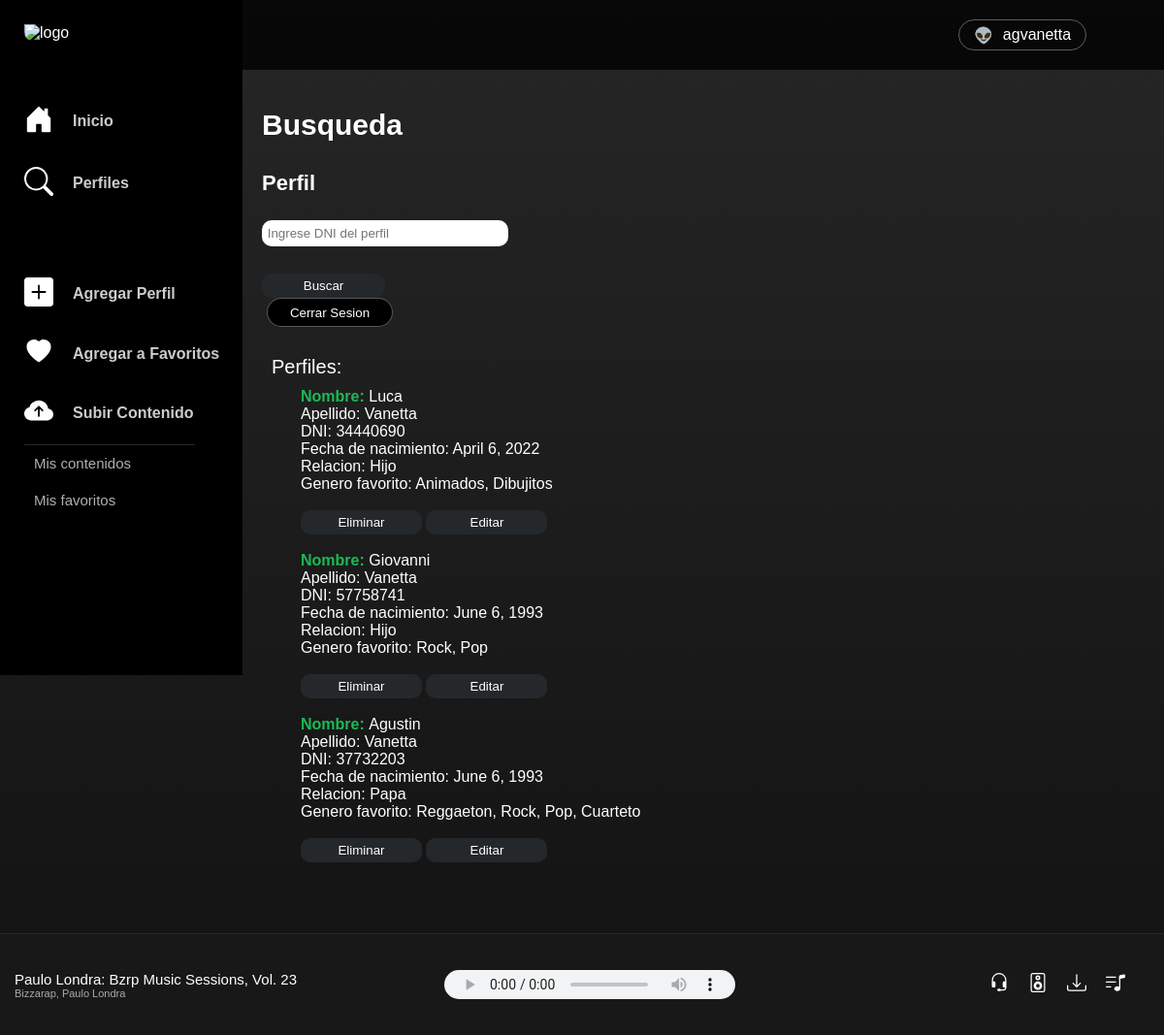
The app's page /AppSpotify/buscarTodos/ (signed in), older data.
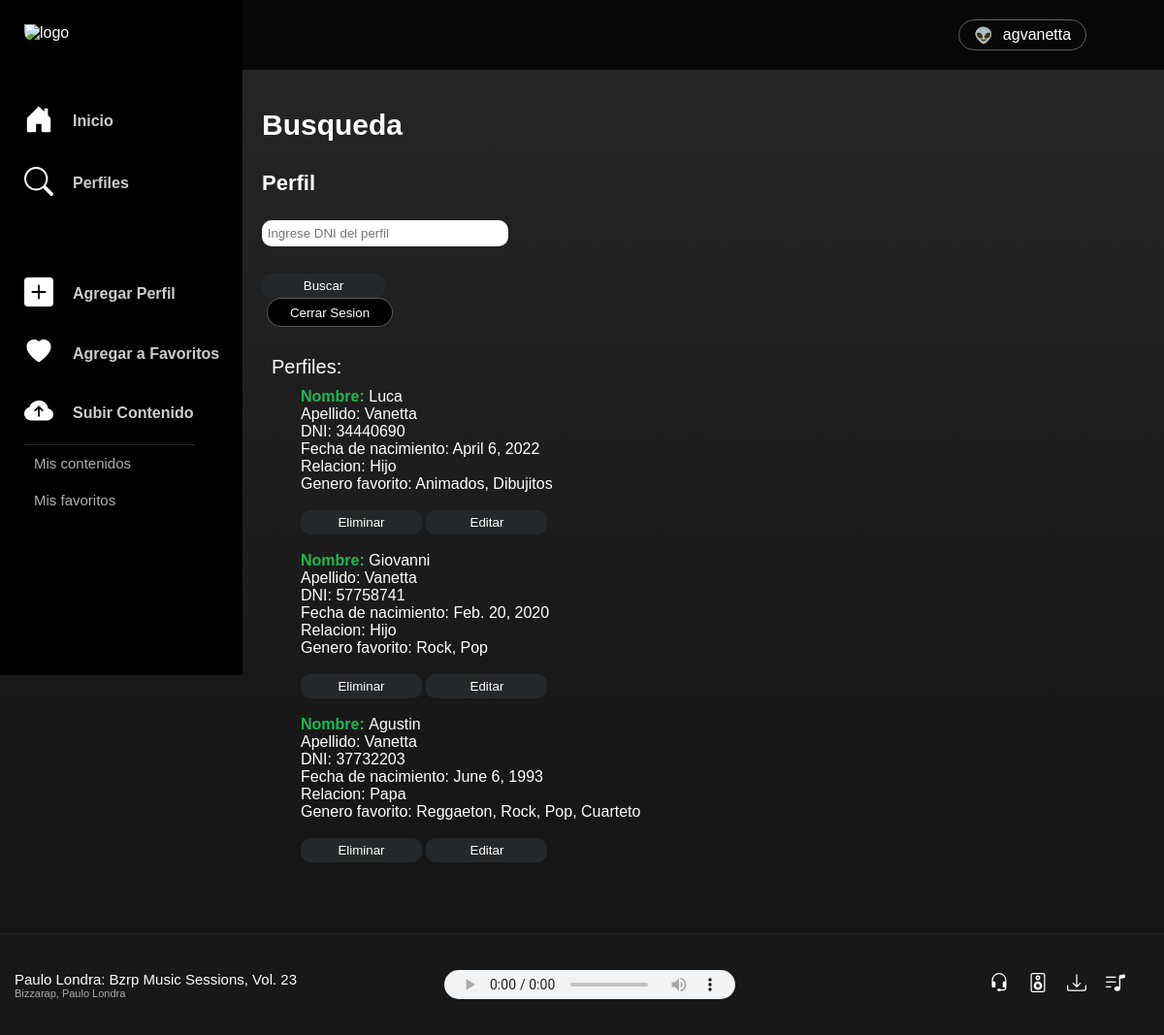
The same page, newer data.
### AppSpotify/models.py (models this page shows, shortened)
class Perfil(models.Model):
    nombre = models.CharField(max_length=40)
    apellido = models.CharField(max_length=40)
    dni= models.IntegerField()
    fechaDeNacimiento = models.DateField()
    relacion = models.CharField(max_length=40)
    generosFavoritos = models.CharField(max_length=100)

### AppSpotify/views.py (the view)
# urls.py: path('buscarTodos/', views.buscarTodos),
@login_required
def buscarTodos(request):
    perfiles = Perfil.objects.all()
    contexto={"perfiles":perfiles}
    return render(request,"AppSpotify/traerPerfiles.html", contexto)

### AppSpotify/templates/AppSpotify/traerPerfiles.html
{% extends "AppSpotify/padre.html" %}
{% load static %}
{% block contenidoDinamico %}
<div class="body__container">
    <div class="body__user">
        <div class="body__user__container">
            <span>👽</span><div>{{user}}</div>
        </div>
    </div>
    <div class="title">Busqueda</div>
    <div class="perfil__container__lista" >
        <div class="formulario__text">Perfil</div>
        <div class="form">
            <form class="form__perfil" action="/AppSpotify/buscar/" method="GET">
                <input id="input" type="text" name="dni" id="dni" placeholder=" Ingrese DNI del perfil">
                <br>
                <input class="button__enviar2" type="submit" value="Buscar">
            </form>
            <form action="" method="POST"> {% csrf_token %}
                <button  class="body__user__container" style="margin-left: 5px ; background-color: black; cursor: pointer;">
                  <a style=" text-decoration: none; background-color: black; " href="/AppSpotify/logout"> Cerrar Sesion </a>
                </button>
            </form>
        </div>
        {% if perfiles %}
        <div>
            <div style="font-size: 20px;">Perfiles:</div>
            <ul style="list-style: none;">
            {% for perfil in perfiles %}
                <li><span style="color: #1DB954; font-weight: 600;">Nombre: </span>{{perfil.nombre}}</li>
                <li>Apellido: {{perfil.apellido}}</li>
                <li>DNI: {{perfil.dni}}</li>
                <li>Fecha de nacimiento: {{perfil.fechaDeNacimiento}}</li>
                <li>Relacion: {{perfil.relacion}}</li>
                <li>Genero favorito: {{perfil.generosFavoritos}}</li>
                <br>
                <button class="button__listar">
                    <a style="text-decoration: none;" href="{% url 'EliminarPerfil' perfil.dni %}"> Eliminar </a>
                </button>
                <button class="button__listar">
                    <a style="text-decoration: none;" href="{% url 'EditarPerfil' perfil.dni %}"> Editar </a>
                </button>
                <br>
                <br>
            {% endfor %}
            </ul>
        </div>
        {% else %}
        <div>No hay perfiles cargados en sistema.</div>
        {% endif %}
    </div>
</div>
{% endblock %}

### AppSpotify/templates/AppSpotify/padre.html (shortened to what this page needs)
<!DOCTYPE html>
<html lang="en">
<head>
    {% load static %}
  <link href="{% static 'AppSpotify/css/styles.css' %}" rel="stylesheet">
</head>
<body>
    <header>
        <div class="header__container">
            <div class="header__logo">
                <img class="header__logo__img" src="https://storage.googleapis.com/pr-newsroom-wp/1/2018/11/Spotify_Logo_RGB_White.png" alt="logo"/>
            </div>
            <div class="header__menu">
                <div class="header__menu__options">
                    <div class="header__icons"></i></div> <a class="header__text" href="{% url 'Inicio' %}">Inicio</a>
                </div>
                <div class="header__menu__options">
                    <div class="header__icons"></div> <a class="header__text" href="{% url 'Biblioteca' %}">Perfiles</a>
                </div>
            </div>
            <div class="header__personal">
                <div class="header__menu__options">
                    <div class="header__icons"><svg xmlns="http://www.w3.org/2000/svg" width="30" height="30" fill="currentColor" class="bi bi-plus-square-fill" viewBox="0 0 16 16">
                        <path d="M2 0a2 2 0 0 0-2 2v12a2 2 0 0 0 2 2h12a2 2 0 0 0 2-2V2a2 2 0 0 0-2-2H2zm6.5 4.5v3h3a.5.5 0 0 1 0 1h-3v3a.5.5 0 0 1-1 0v-3h-3a.5.5 0 0 1 0-1h3v-3a.5.5 0 0 1 1 0z"/>
                      </svg></div ><a class="header__text" href="{% url 'Perfil' %}">Agregar Perfil</a>
                </div>
                <div class="header__menu__options">
                    <div class="header__icons"><svg xmlns="http://www.w3.org/2000/svg" width="30" height="25" fill="currentColor" class="bi bi-heart-fill" viewBox="0 0 16 16">
                        <path fill-rule="evenodd" d="M8 1.314C12.438-3.248 23.534 4.735 8 15-7.534 4.736 3.562-3.248 8 1.314z"/>
                      </svg></div> <a class="header__text" href="{% url 'Favoritos' %}">Agregar a Favoritos</a>
                </div>
                <div class="header__menu__options">
                    <div class="header__icons"></div ><a class="header__text" href="{% url 'Contenido' %}">Subir Contenido</a>
                </div>
            </div>
            <div class="header__favoritos">
                <div style="padding: 10px;"><a style="text-decoration: none; " href="{% url 'misContenidos' %}" class="header__favoritos__text"> Mis contenidos </a></div>
                <div style="padding: 10px;"><a style="text-decoration: none; " href="{% url 'misFavoritos' %}" class="header__favoritos__text"> Mis favoritos </a></div>
            </div>
        </div>
    </header>
    <body >
        {% block contenidoDinamico %}
            {% endblock %}
    </body>
    <footer>
        <div class="footer">
            <div class="footer__left">
                <h1>Paulo Londra: Bzrp Music Sessions, Vol. 23</h1>
                <h2>Bizzarap, Paulo Londra</h2>
            </div>
            <div class="footer__bot">
               <audio src="{% static 'AppSpotify/css/test.mp3' %}" controls></audio>
            </div>
            <div class="footer__right">
                <div></div>
                <div></div>
                <div></div>
                <div></div>
            </div>
        </div>
    </footer>
</body>
</html>

### AppSpotify/static/AppSpotify/css/styles.css (style rules this page uses)
* { margin: 0; color: white; font-family: Google Sans,arial,sans-serif-medium,sans-serif; }
header { height: 87vh; width: 250px; background-color: black; position: fixed; }
body { height: 100vh; background-image: linear-gradient(rgba(0,0,0,.85) 0,#121212 100%); margin-bottom: 25vh; }
footer { height: 13vh; width: 100%; background-color: #181818; border-top: 1px solid #24282a; float: right; display: flex; position: fixed; bottom: 0px; }
.header__container { display: flex; flex-direction: column; padding-left: 25px; position: fixed; }
.header__favoritos { border-top: 1px solid #24282a; margin-right: 25px; }
.header__favoritos__text { font-size: 15px; margin-top: 25px; color: rgba(255, 255, 255, 0.685); }
.header__icons { padding-right: 20px; }
.header__logo__img { padding-top: 25px; height: 50px; width: 170px; }
.header__menu { padding: 50px 0px; }
.header__menu__options { color: rgba(225, 223, 220, 0.915); display: flex; align-items: center; padding: 15px 0px; }
.header__text { font-weight: 700; color: inherit; text-decoration: none; }
.body__container { float: right; display: flex; flex-direction: column; width: calc(100% - 250px); font-family: 'Lato', sans-serif; padding-bottom: 150px; }
.body__user { display: flex; background-color: rgba(0, 0, 0, 0.801); justify-content: flex-end; padding: 20px 80px 20px 0px; }
.body__user__container { display: flex; justify-content: center; align-items: center; border: 1px solid rgba(255, 255, 255, 0.34); border-radius: 20px; width: 130px; height: 30px; }
.body__user__container span { padding-right: 10px; }
img { border-radius: 10px; height: 180px; width: 180px; }
.title { padding-left: 20px; font-weight: 700; font-size: 30px; padding-top: 40px; padding-bottom: 20px; }
.footer { width: 100%; display: flex; justify-content: space-between; align-items: center; }
.footer__bot { margin-left: -100px; }
.footer__right { display: flex; margin-right: 30px; }
.footer__right div { padding: 10px; }
.footer__left { padding-left: 15px; }
.footer__left h1 { font-size: 15px; font-weight: 100; }
.footer__left h2 { font-size: 11px; font-weight: 100; color: rgb(172, 169, 169); }
.footer__bot { display: flex; }
.formulario__text { font-size: 22px; font-weight: 700; display: flex; justify-content: center; align-items: center; }
.perfil__container__lista { display: flex; flex-direction: column; align-items: flex-start; padding-left: 10px; }
.perfil__container__lista div { padding: 10px; }
.form__perfil { display: flex; flex-direction: column; }
.button__enviar2 { width: 50%; align-items: center; margin-top: 5px; background-color: #24282a; border: 0; border-radius: 10px; padding: 5px 15px; }
.button__listar { width: 125px; align-items: center; margin-top: 0px; background-color: #24282a; border: 0; border-radius: 10px; padding: 5px 15px; }
#input { color: black; height: 25px; width: 250px; margin: 5px 0; border-radius: 10px; border: 0; }
audio { height: 30px; }

Row changes from the older to the newer data that the page shows:
changed Perfil "Giovanni": fechaDeNacimiento "June 6, 1993" → "Feb. 20, 2020"
